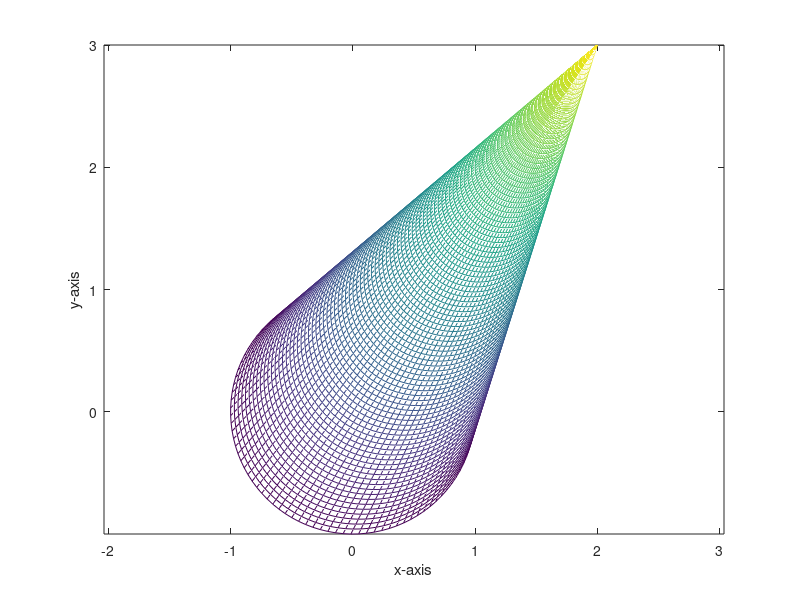

This chart was generated by the following MATLAB code:
uv = linspace(0,1);
vv = linspace(0,2*pi);
[u,v] = meshgrid(uv,vv);
x = (1-u).*(cos(v)) + 2*u;
y = (1-u).*(sin(v))+ 3*u;
z = 1 + 2*u;


hold on;
mesh(x,y,z);
#mesh(xtang,ytang,ztang);
axis equal
box on
xlabel('x-axis')
ylabel('y-axis')
zlabel('z-axis')